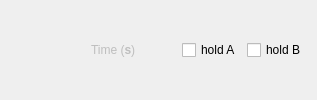
          <widget class="QWidget" name="tab_cm_timeseries">
           <attribute name="title">
            <string>timeseries</string>
           </attribute>
           <layout class="QGridLayout" name="gridLayout_10">
            <item row="0" column="0">
             <layout class="QVBoxLayout" name="cm_tm_verticalLayout"/>
            </item>
            <item row="1" column="0">
             <layout class="QHBoxLayout" name="horizontalLayout_6">
              <item>
               <spacer name="horizontalSpacer_12">
                <property name="orientation">
                 <enum>Qt::Horizontal</enum>
                </property>
                <property name="sizeHint" stdset="0">
                 <size>
                  <width>40</width>
                  <height>20</height>
                 </size>
                </property>
               </spacer>
              </item>
              <item>
               <spacer name="horizontalSpacer_11">
                <property name="orientation">
                 <enum>Qt::Horizontal</enum>
                </property>
                <property name="sizeHint" stdset="0">
                 <size>
                  <width>40</width>
                  <height>20</height>
                 </size>
                </property>
               </spacer>
              </item>
              <item>
               <widget class="QLabel" name="label_26">
                <property name="enabled">
                 <bool>false</bool>
                </property>
                <property name="text">
                 <string>Time (&lt;b&gt;s&lt;/b&gt;)</string>
                </property>
               </widget>
              </item>
              <item>
               <spacer name="horizontalSpacer_6">
                <property name="orientation">
                 <enum>Qt::Horizontal</enum>
                </property>
                <property name="sizeHint" stdset="0">
                 <size>
                  <width>40</width>
                  <height>20</height>
                 </size>
                </property>
               </spacer>
              </item>
              <item>
               <widget class="QCheckBox" name="checkBox_cm_tm_hold_a">
                <property name="enabled">
                 <bool>true</bool>
                </property>
                <property name="toolTip">
                 <string>hold ch. A plot</string>
                </property>
                <property name="text">
                 <string>hold A</string>
                </property>
               </widget>
              </item>
              <item>
               <widget class="QCheckBox" name="checkBox_cm_tm_hold_b">
                <property name="enabled">
                 <bool>true</bool>
                </property>
                <property name="toolTip">
                 <string>hold ch.B plot</string>
                </property>
                <property name="text">
                 <string>hold B</string>
                </property>
               </widget>
              </item>
             </layout>
            </item>
           </layout>
          </widget>
